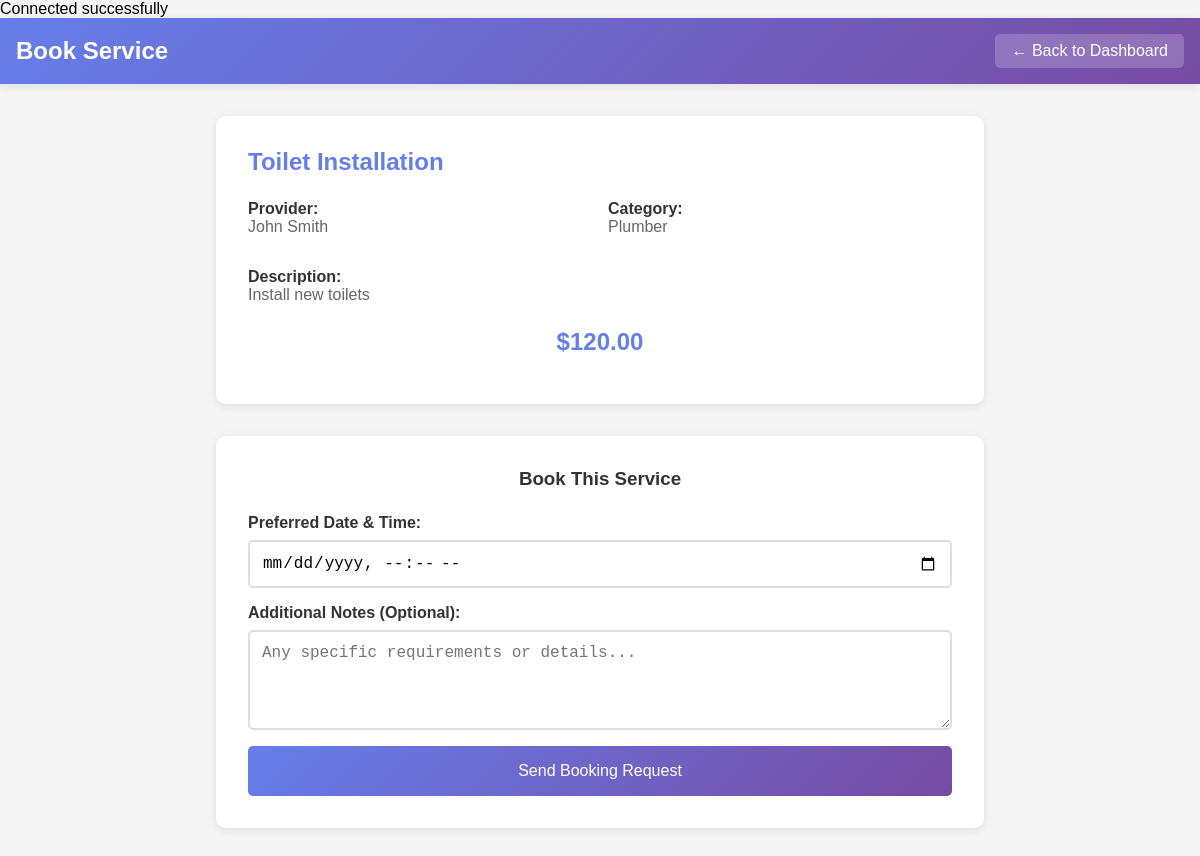
/book_service.php?service_id=2 (signed in), run on the app's committed database.
### tables this page shows
CREATE TABLE services (
    id INT AUTO_INCREMENT PRIMARY KEY,
    user_id INT,
    service_name VARCHAR(100) NOT NULL,
    description TEXT,
    price DECIMAL(10,2),
    created_at TIMESTAMP DEFAULT CURRENT_TIMESTAMP,
    FOREIGN KEY (user_id) REFERENCES users(id) ON DELETE CASCADE
);

CREATE TABLE users (
    id INT AUTO_INCREMENT PRIMARY KEY,
    name VARCHAR(100) NOT NULL,
    email VARCHAR(100) UNIQUE NOT NULL,
    password VARCHAR(255) NOT NULL,
    phone VARCHAR(20),
    address TEXT,
    service_type VARCHAR(100),
    hourly_rate DECIMAL(10,2),
    created_at TIMESTAMP DEFAULT CURRENT_TIMESTAMP
);

### book_service.php (the view, shortened to what this page needs)
<?php
require_once 'db_conn.php';
$service_id = $_GET['service_id'] ?? 0;
$stmt = $pdo->prepare("
    SELECT s.*, u.name as provider_name, u.service_type
    FROM services s
    JOIN users u ON s.user_id = u.id
    WHERE s.id = ?
");
$stmt->execute([$service_id]);
$service = $stmt->fetch();
?>
<!DOCTYPE html>
<html lang="en">
<head>
</head>
<body>
    <div class="header">
        <div class="header-content">
            <h1>Book Service</h1>
            <a href="client_dashboard.php" class="btn">← Back to Dashboard</a>
        </div>
    </div>
    <div class="container">
        <div class="service-details">
            <h2><?php echo htmlspecialchars($service['service_name']); ?></h2>
            <div class="service-info">
                <div class="info-item">
                    <div class="info-label">Provider:</div>
                    <div class="info-value"><?php echo htmlspecialchars($service['provider_name']); ?></div>
                </div>
                <div class="info-item">
                    <div class="info-label">Category:</div>
                    <div class="info-value"><?php echo htmlspecialchars($service['service_type']); ?></div>
                </div>
            </div>
            <div class="info-item">
                <div class="info-label">Description:</div>
                <div class="info-value"><?php echo htmlspecialchars($service['description']); ?></div>
            </div>
            <div class="price-highlight">
                $<?php echo number_format($service['price'], 2); ?>
            </div>
        </div>
        <?php if (!isset($success)): ?>
        <div class="booking-form">
            <h3>Book This Service</h3>
            <form method="POST">
                <div class="form-group">
                    <label for="booking_date">Preferred Date & Time:</label>
                    <input type="datetime-local" name="booking_date" id="booking_date" required min="<?php echo date('Y-m-d\TH:i'); ?>">
                </div>
                <div class="form-group">
                    <label for="notes">Additional Notes (Optional):</label>
                    <textarea name="notes" id="notes" placeholder="Any specific requirements or details..."></textarea>
                </div>
                <button type="submit" class="btn-primary">Send Booking Request</button>
            </form>
        </div>
        <?php endif; ?>
    </div>
</body>
</html>

### book_service.php (style rules this page uses)
* { margin: 0; padding: 0; box-sizing: border-box; }
body { font-family: 'Arial', sans-serif; background: #f5f5f5; min-height: 100vh; }
.header { background: linear-gradient(135deg, #667eea 0%, #764ba2 100%); color: white; padding: 1rem 0; box-shadow: 0 2px 10px rgba(0,0,0,0.1); }
.header-content { max-width: 1200px; margin: 0 auto; display: flex; justify-content: space-between; align-items: center; padding: 0 1rem; }
.header h1 { font-size: 1.5rem; }
.btn { padding: 0.5rem 1rem; background: rgba(255,255,255,0.2); color: white; text-decoration: none; border-radius: 5px; transition: background 0.3s; }
.container { max-width: 800px; margin: 2rem auto; padding: 0 1rem; }
.service-details { background: white; border-radius: 10px; padding: 2rem; box-shadow: 0 2px 10px rgba(0,0,0,0.1); margin-bottom: 2rem; }
.service-details h2 { color: #667eea; margin-bottom: 1rem; }
.service-info { display: grid; grid-template-columns: 1fr 1fr; gap: 1rem; margin-bottom: 1rem; }
.info-item { padding: 0.5rem 0; }
.info-label { font-weight: bold; color: #333; }
.info-value { color: #666; }
.price-highlight { font-size: 1.5rem; font-weight: bold; color: #667eea; text-align: center; margin: 1rem 0; }
.booking-form { background: white; border-radius: 10px; padding: 2rem; box-shadow: 0 2px 10px rgba(0,0,0,0.1); }
.booking-form h3 { color: #333; margin-bottom: 1.5rem; text-align: center; }
.form-group { margin-bottom: 1rem; }
label { display: block; margin-bottom: 0.5rem; color: #333; font-weight: bold; }
input, textarea { width: 100%; padding: 0.75rem; border: 2px solid #ddd; border-radius: 5px; font-size: 1rem; transition: border-color 0.3s; }
textarea { height: 100px; resize: vertical; }
.btn-primary { width: 100%; background: linear-gradient(135deg, #667eea 0%, #764ba2 100%); color: white; padding: 1rem; border: none; border-radius: 5px; font-size: 1rem; cursor: pointer; transition: transform 0.2s; }

### data on the page
services: service_name "Toilet Installation", user.name "John Smith", user.service_type "Plumber", description "Install new toilets", price "120.00"
